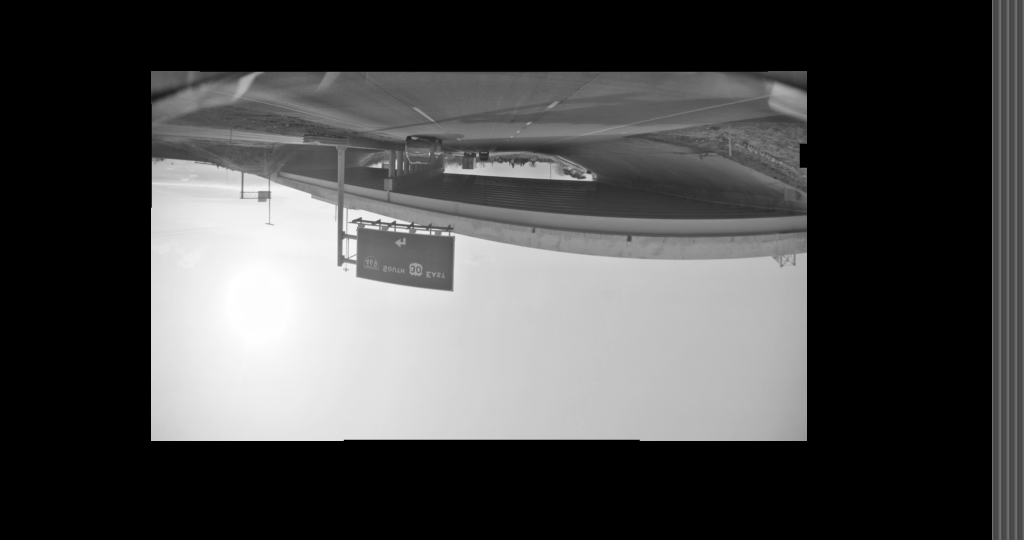
#> input picture image.png, 1024 x 540 px
$ python mid_lane_clustering.py
#> lines starting #> are read from the running program, lines starting #| are printed output that depends on the picture
import numpy as np
import matplotlib.pyplot as plt
import matplotlib.image as mpimg
from matplotlib.axes import Axes
import json
from dataclasses import dataclass

@dataclass
class Line:
    """
    Represents a predicted 3D line with associated confidence and error estimation.

    Attributes:
        points (np.ndarray): An Nx3 numpy array containing 3D points defining the line.
        confidence (float): A scalar representing the probability of the line being real.
        errest (np.ndarray): An Nx3 numpy array representing the error estimation (uncertainty) for each point.
    """
    points: np.ndarray
    confidence: float
    errest: np.ndarray

    def plot(self, plot_err_est: bool=True, color: str=None):
        """
        Plots the line in the current figure.

        - The transparency of the line is based on the confidence squared.
        - If `plot_err_est` is True, the uncertainty region is also displayed.

        Args:
            plot_err_est (bool): Whether to plot error estimation around the line.
            color (str): Specify color string
        """
        line_obj = plt.plot(self.points[:, 0], self.points[:, 2], alpha=self.confidence**2, color=color)[0]
        if plot_err_est:
            poly = np.concatenate([self.points + self.errest, self.points[::-1] - self.errest[::-1]], axis=0)
            plt.fill(poly[:, 0], poly[:,2], color=line_obj.get_color(), alpha=0.3*self.confidence**2)


    def interpolate_in_image(self, line: np.ndarray, first_Z: float, errest: np.ndarray):
        """
        Interpolates out of image points to the image end.

        Args:
            line (np.ndarray): Points to interpolate with respect to
            first_Z (float): First Z in image
            errest (np.ndarray): error estimation to interpolate w.r.t the line interpolation
        Returns:
            np.ndarray: 2D NumPy array of the new interpolated line in image
            np.ndarray: 2D NumPy array of the new interpolated error estimation in image
        """
        if np.all(line[:,2] >= first_Z):
            return line, errest
        first_in_image = np.where(line[:,2] >= first_Z)[0]
        if len(first_in_image) == 0:
            return [], []
        if first_in_image[0] == 0:
            return line, errest
        last_ooi = first_in_image[0] - 1
        first_in_image = first_in_image[0]
        alpha = (line[first_in_image,2] - first_Z) / (line[first_in_image,2] - line[last_ooi,2])
        out_line = np.copy(line)
        out_errest = np.copy(errest)
        out_line[last_ooi] = out_line[last_ooi] * alpha + out_line[first_in_image] * (1. - alpha)
        out_errest[last_ooi] = out_errest[last_ooi] * alpha + out_errest[first_in_image] * (1. - alpha)
        out_line = out_line[last_ooi:]
        out_errest = out_errest[last_ooi:]
        return out_line, out_errest


    def plot_on_image(self, origin: np.ndarray, focal_len: float, bounds: np.ndarray, camH: float, plot_err_est: bool=True, color: str=None):
        """
        Projects and plots the 3D line onto a 2D image.

        Args:
            origin (np.ndarray): A 2-element array specifying the origin offset in image space.
            focal_len (float): The camera focal length used for pinhole projection.
            plot_err_est (bool): Whether to plot the projected error estimation.
            color (str): Specify color string
        """
        first_Z_buffer = 1.
        first_Z = focal_len * camH / origin[1] + first_Z_buffer
        points_cam, errest = self.interpolate_in_image(self.points, first_Z, self.errest)
        x = focal_len * points_cam[:,0] / points_cam[:,2] + origin[0]
        y = focal_len * points_cam[:,1] / points_cam[:,2] + origin[1]
        line_obj = plt.plot(x, y, alpha=self.confidence**2)[0]

        if plot_err_est:
            poly = np.concatenate([points_cam + errest, points_cam[::-1] - errest[::-1]], axis=0)
            x = focal_len * poly[:,0] / poly[:,2] + origin[0]
            y = focal_len * poly[:,1] / poly[:,2] + origin[1]
            plt.fill(x, y, color=line_obj.get_color(), alpha=0.5*self.confidence)


@dataclass
class FrameLines:
    """
    Represents a frame containing predicted lines and an RT matrix.

    Attributes:
        lines (list[Line]): A list of predicted `Line` objects in the frame.
        RT (np.ndarray): A 4x4 RT matrix that transforms the lines into the current frameâ€™s coordinate system.
    """
    lines: list[Line]
    RT: np.ndarray

    def plot(self, plot_err_est=True, color: str=None):
        """
        Plots all lines in the frame using the Line::plot method.

        Args:
            plot_err_est (bool): Whether to plot error estimation around the lines.
            color (str): Specify color string
        """
        for line in self.lines:
            line.plot(plot_err_est=plot_err_est, color=color)


class DataReader:
    def __init__(self, json_path: str, image_path: str):
        self.read_data(json_path)
#> (reads lane_data.json from the repository)
        self.read_image(image_path)


    def read_image(self, image_path: str='') -> np.ndarray:
        """
        Reads an image from the given file path, extracts the first channel (e.g., red or grayscale),
        scales pixel values from [0, 1] to [0, 255], and converts the result to integers.

        Parameters:
            image_path (str): Path to the image file.

        Returns:
            np.ndarray: 2D NumPy array of integer pixel values in the range [0, 255].
        """
#> called with image_path = 'image.png'
        if image_path == '':
            image_path = 'image.png'
        img = mpimg.imread(image_path)
#> img is the input picture: shape (540, 1024, 4) float32; mean R, G, B, A 0.289, 0.289, 0.289, 1
        img = (img[:,:,0] * 255).astype(int)
#> img: shape (540, 1024) int64
        self.img = img


    def read_data(self, json_path: str) -> list[FrameLines]:
        """
        Reads the test case JSON file and parses it.

        Args:
            json_path (str): Path to the JSON file.

        Returns:
            list[FrameLines]: A list of `FrameLines` objects, each representing a frame with predicted lines.
        """
        with open(json_path, "r") as f:
            data_dict = json.load(f)
        frames = []
        frames_dict = {k: v for k,v in data_dict.items() if k.startswith("frame_")}
        for frame in frames_dict.values():
            current_frame = FrameLines([], np.array(frame["RT"]))
            for line in frame["lines"]:
                current_frame.lines.append(Line(np.array(line["points"]), line["confidence"], np.array(line["errest"])))
            frames.append(current_frame)
        self.frames = frames
        self.origin = np.array([data_dict["img_origin_x"], data_dict["img_origin_y"]])
        self.img_bounds = np.array([[data_dict["img_bound_left"], data_dict["img_bound_right"]],
                                    [data_dict["img_bound_bottom"], data_dict["img_bound_top"]]])
        self.focal_len = data_dict["img_focal_len"]
        self.camH = data_dict["camH"]


    def plot_frames(self, frames: list[FrameLines]=None, plot_err_est: bool=True, color: str=None, ax: Axes=None):
        """
        Plots all the FrameLines from a list.

        Args:
            frames (list[FrameLines]): A list of `FrameLines` objects to be plotted.
            plot_err_est (bool): Whether to visualize error estimation.
            color (str): Specify color string
            ax (matplotlib.axes.Axes): axes to plot on
        """
        if frames is None:
            frames = self.frames

        if ax is not None:
            plt.sca(ax)
        else:
            plt.figure()
        for frame in frames:
            frame.plot(plot_err_est=plot_err_est, color=color)


    def plot_lines(self, lines: list[Line]=None, plot_err_est: bool=True, color: str=None, ax: Axes=None):
        """
        Plots all the Lines from a list.

        Args:
            frames (list[Line]): A list of `Line` objects to be plotted.
            plot_err_est (bool): Whether to visualize error estimation.
            color (str): Specify color string
            ax (matplotlib.axes.Axes): axes to plot on
        """
        if ax is not None:
            plt.sca(ax)
        else:
            plt.figure()
        for line in lines:
            line.plot(plot_err_est=plot_err_est, color=color)


    def plot_lines_on_image(self, lines: list[Line], plot_err_est: bool=True, color: str=None, ax: Axes=None):
        """
        Projects and plots lines over the loaded image using camera projection.

        Args:
            lines (List[Line]): Lines to be projected and drawn.
            color (str): Specify color string
            ax (matplotlib.axes.Axes): axes to plot on
        """
        if ax is not None:
            plt.sca(ax)
        else:
            plt.figure()
        plt.imshow(self.img, origin="lower", cmap="gray")
        for line in lines:
            line.plot_on_image(self.origin, self.focal_len, self.img_bounds, self.camH, plot_err_est=plot_err_est, color=color)
        plt.axis([self.img_bounds[0,0] + self.origin[0], self.img_bounds[0,1] + self.origin[0], self.img_bounds[1,0] + self.origin[1], self.img_bounds[1,1] + self.origin[1]])


def convert_to_current_frame(orig_frame: FrameLines) -> FrameLines:
    """
    Transforms a FrameLines object into the current frame's coordinate system.

    This function must be implemented.

    Args:
        orig_frame (FrameLines): The original frame with lines in its local coordinates.

    Returns:
        FrameLines: Transformed frame in current coordinate system.
    """
    new_lines = []
    for line in orig_frame.lines:
        #matrix mult to turn into shared coordinates
        pts = np.hstack([line.points, np.ones((len(line.points), 1))])
        new_pts = (orig_frame.RT @ pts.T).T[:, :3]

        err = np.hstack([line.errest, np.zeros((len(line.errest), 1))])
        new_err = (orig_frame.RT @ err.T).T[:, :3]

        #gather all in a list
        new_lines.append(Line(new_pts, line.confidence, new_err))
    return FrameLines(new_lines, orig_frame.RT)


def cluster_lines(frames: list[FrameLines]) -> list[Line]:
    """
    Clusters and merges lines across frames into a unified set of lines in the current frameâ€™s coordinate system.

    - Clusters similar lines together.
    - Merges overlapping lines while considering confidence and error estimation.
    - Filters out unreliable lines with low confidence.

    This function must be implemented.

    Args:
        frames (list[FrameLines]): A list of `FrameLines` objects containing predicted lines and RT matrices.

    Returns:
        list[Line]: A list of `Line` objects representing the best set of lines in the current frame.
    """
    all_lines = [line for frame in frames for line in frame.lines]

    #taking 20m distance reference for bias at the Y axis of the lines
    REF_Z = 20.0
    def y_at_ref(line):
        return np.interp(REF_Z, line.points[:, 2], line.points[:, 0])

    all_lines.sort(key=y_at_ref)

    #Clustering lines in 1.5m distance into the same cluster
    THRESHOLD = 1.5
    clusters = []
    current_cluster = [all_lines[0]]
    all_lines = [line for line in all_lines if y_at_ref(line) < 5] #filter the far sidelines
    for line in all_lines[1:]:
        if abs(y_at_ref(line) - y_at_ref(current_cluster[0])) < THRESHOLD:
            current_cluster.append(line)
        else:
            clusters.append(current_cluster)
            current_cluster = [line]
    clusters.append(current_cluster)

    #filtering lines with confidence lower than 50%
    CONF_THRESHOLD = 0.5
    clusters = [c for c in clusters if np.mean([l.confidence for l in c]) >= CONF_THRESHOLD]

    def merge_cluster(group: list[Line]) -> Line:
        z_min = min(line.points[0, 2] for line in group)
        z_max = max(line.points[-1, 2] for line in group)
        z_grid = np.linspace(z_min, z_max, 20)

        sum_x = np.zeros(20)
        sum_y = np.zeros(20)
        sum_ex = np.zeros(20)
        sum_ey = np.zeros(20)
        sum_w = np.zeros(20)

        for line in group:
            mask = (z_grid >= line.points[0, 2]) & (z_grid <= line.points[-1, 2])
            if not np.any(mask):
                continue
            w = line.confidence
            z_vals = z_grid[mask]
            sum_x[mask] += w * np.interp(z_vals, line.points[:, 2], line.points[:, 0])
            sum_y[mask] += w * np.interp(z_vals, line.points[:, 2], line.points[:, 1])
            sum_ex[mask] += w * np.interp(z_vals, line.points[:, 2], line.errest[:, 0])
            sum_ey[mask] += w * np.interp(z_vals, line.points[:, 2], line.errest[:, 1])
            sum_w[mask] += w

        #avreging the X and Y values weighted by confidence
        valid = sum_w > 0
        avg_x = sum_x[valid] / sum_w[valid]
        avg_y = sum_y[valid] / sum_w[valid]
        avg_ex = sum_ex[valid] / sum_w[valid]
        avg_ey = sum_ey[valid] / sum_w[valid]
        avg_z = z_grid[valid]

        points = np.column_stack([avg_x, avg_y, avg_z])
        errest = np.column_stack([avg_ex, avg_ey, np.zeros(valid.sum())])
        avg_conf = float(np.mean([l.confidence for l in group]))
        return Line(points, avg_conf, errest)

    return [merge_cluster(c) for c in clusters]


if __name__ == "__main__":
    data_reader = DataReader("lane_data.json", "image.png")
    converted_frames = []
    for frame in data_reader.frames:
        converted_frames.append(convert_to_current_frame(frame))

    data_reader.plot_frames(converted_frames)
    plt.gca().set_title("All lines in current frame")
    plt.show()
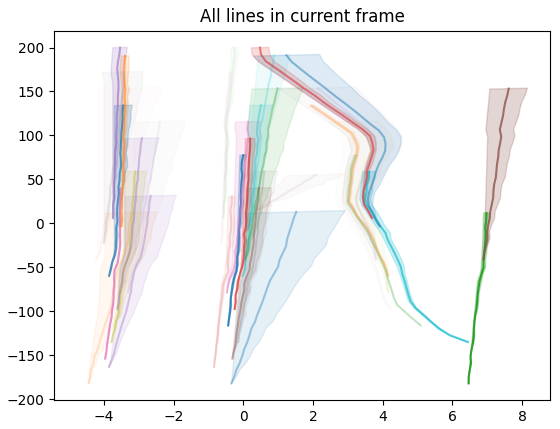
#> figure drawn by matplotlib, 1 panel; curve peaks at x = 1.52, y = 13.01; curve peaks at x = -3.22, y = 12.37

    clustered_lines = cluster_lines(converted_frames)
    data_reader.plot_lines(clustered_lines)
    plt.gca().set_title("Clustered lines in current frame")
    plt.ylim(0, 200)

    data_reader.plot_lines_on_image(clustered_lines)
    plt.gca().set_title("Clustered lines in current frame - Frame view")
    plt.show()
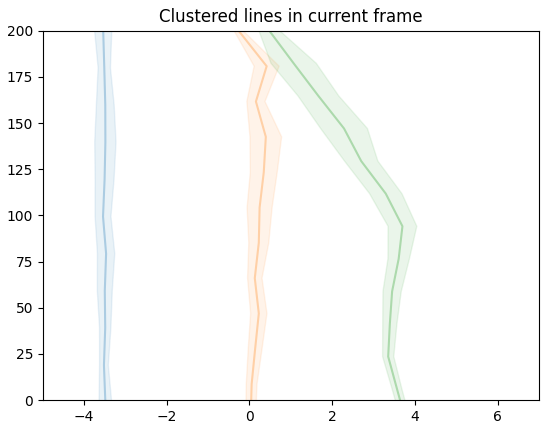
#> figure drawn by matplotlib, 1 panel
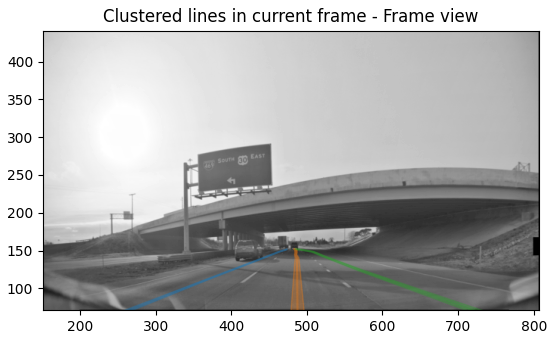
#> figure drawn by matplotlib, 1 panel

    lines = []
    for frame in converted_frames:
        lines = lines + frame.lines
    data_reader.plot_lines_on_image(lines)
    plt.gca().set_title("All lines in current frame - Frame view")
    plt.show()
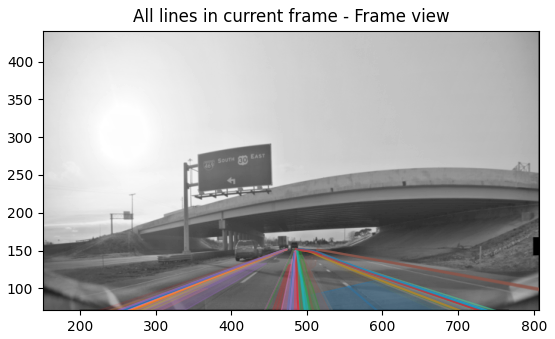
#> figure drawn by matplotlib, 1 panel
